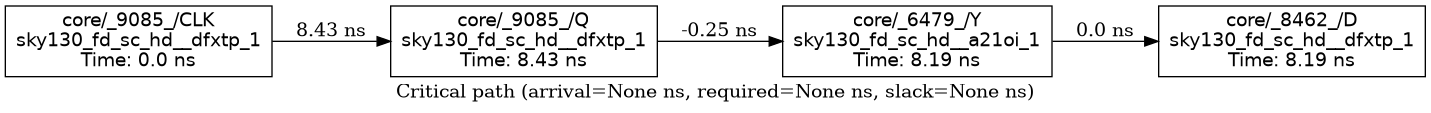
#> input picture WEEK_3/reports/critical_path.png, 1431 x 113 px, found by its file name
$ python annotate_image.py   (older library calls are emulated)
#> lines starting #> are read from the running program, lines starting #| are printed output that depends on the picture
# annotate_image.py
from PIL import Image, ImageDraw, ImageFont
from pathlib import Path
import getpass
from datetime import datetime

png = Path("reports/critical_path.png")
out = Path("reports/critical_path_annotated.png")
if not png.exists():
    print("Error: input PNG not found:", png); raise SystemExit(1)

img = Image.open(png).convert("RGBA")
#> img is the input picture: PIL image 1431x113 RGBA; mean R, G, B, A 231.4, 231.4, 231.4, 254.9
w,h = img.size
#> w = 1431; h = 113

# draw translucent bar and text
overlay = Image.new("RGBA", img.size, (255,255,255,0))
draw = ImageDraw.Draw(overlay)

# basic font selection - fallback to default if not found
try:
    font = ImageFont.truetype("DejaVuSans-Bold.ttf", 16)
except Exception:
    font = ImageFont.load_default()

text = f"user: {getpass.getuser()}    ts: {datetime.now().isoformat(' ')}"
padding = 8
text_w, text_h = draw.textsize(text, font=font)
#> text_w = 383; text_h = 15
bar_h = text_h + 2*padding
#> bar_h = 31

# draw semi-transparent rectangle at top-left
draw.rectangle([(0,0),(text_w+2*padding, bar_h)], fill=(0,0,0,160))
draw.text((padding, padding), text, fill=(255,255,255,255), font=font)

combined = Image.alpha_composite(img, overlay)
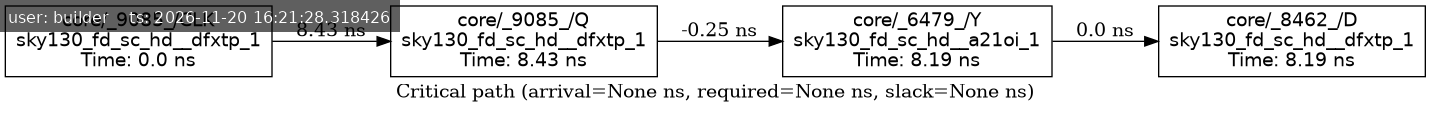
#> combined: PIL image 1431x113 RGBA; mean R, G, B, A 221, 221, 221, 254.9; transparent parts drawn white
combined.convert("RGB").save(out)
print("Annotated image saved to", out)

$ run again, with WEEK_3/critical_path_improved.png copied over WEEK_3/reports/critical_path.png
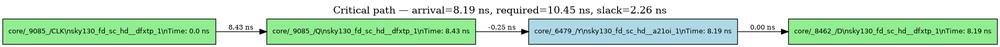
#> input picture WEEK_3/critical_path_improved.png, 1000 x 47 px, shrunk from 1909 x 89 before the run, found by its file name
#> text_w = 383; text_h = 15
#> bar_h = 31
#> `combined = Image.alpha_composite(img, overlay)`:
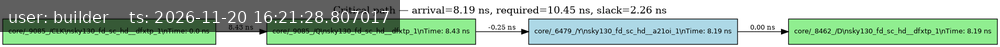
#> combined: PIL image 1000x47 RGBA; mean R, G, B, A 162.6, 191.2, 168.6, 255
